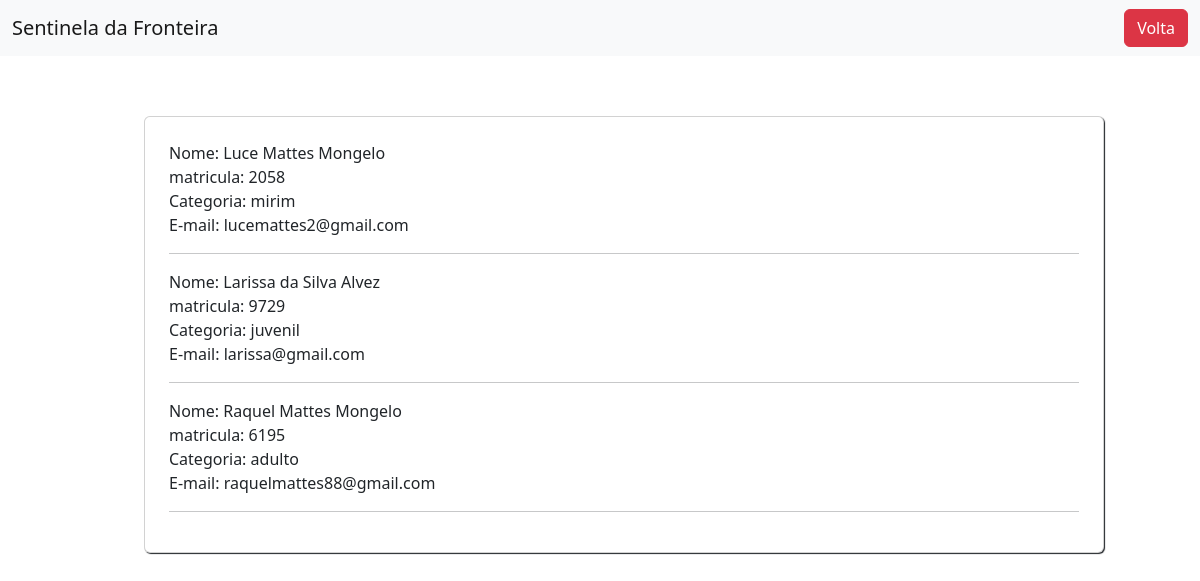
/coordenador/participantes/index.php, run on the app's committed database.
### tables this page shows
CREATE TABLE IF NOT EXISTS `usuario` (
  `id_usuario` int NOT NULL AUTO_INCREMENT,
  `nome` varchar(255) DEFAULT NULL,
  `email` varchar(255) DEFAULT NULL,
  `datas` varchar(255) DEFAULT NULL,
  `CPF` varchar(255) DEFAULT NULL,
  `RG` varchar(255) DEFAULT NULL,
  `senha` varchar(255) DEFAULT NULL,
  `tipo` varchar(255) DEFAULT NULL,
  `telefone` varchar(255) DEFAULT NULL,
  `usuario` varchar(255) DEFAULT NULL,
  `imagem` varchar(255) NOT NULL,
  `genero` varchar(255) NOT NULL,
  `endereco` varchar(255) NOT NULL,
  `responsavel` varchar(255) NOT NULL,
  `data_entrada` date NOT NULL,
  `tele_respon` varchar(255) NOT NULL,
  `dancarino` int NOT NULL,
  PRIMARY KEY (`id_usuario`)
);

### coordenador/participantes/index.php (the view, shortened to what this page needs)
<!DOCTYPE html>
<html lang="pt-br">
<head>
    <link rel="stylesheet" href="css/index.css">
    <link href="https://cdn.jsdelivr.net/npm/bootstrap@5.2.3/dist/css/bootstrap.min.css" rel="stylesheet">
</head>
<body>
<nav class="navbar navbar-light bg-light">
    <div class="container-fluid">
<a class="navbar-brand"> Sentinela da Fronteira</a>
<?php
include("../conexao.php");
$sql = "SELECT * FROM usuario";
$resultado = mysqli_query($conexao, $sql);
echo "<a href='../dashbord.php' class='btn btn-danger'>Volta</a>";
?>
  </nav>
          <div class="card">
            <?php
while ($dados = mysqli_fetch_assoc($resultado))  {
  echo"Nome: ";
  echo $dados["nome"];
  echo"<br>";
  echo"matricula: ";
  echo $dados["usuario"];
  echo"<br>";
  echo"Categoria: ";
  echo $dados["tipo"];
  echo"<br>";
  echo" E-mail: ";
  echo $dados["email"];
  echo"<br>";
  echo"<hr>";
}
          ?>
          </div>
</body>
</html>

### coordenador/participantes/css/index.css (style rules this page uses)
.card { margin-top: 5%; position: relative; margin-left: 12%; box-shadow: 1px 1px 1px; width: 80%; padding: 2%; }

### data on the page
usuario: nome "Luce Mattes Mongelo", usuario "2058", tipo "mirim", email "lucemattes2@gmail.com"
usuario: nome "Larissa da Silva Alvez", usuario "9729", tipo "juvenil", email "larissa@gmail.com"
usuario: nome "Raquel Mattes Mongelo", usuario "6195", tipo "adulto", email "raquelmattes88@gmail.com"
